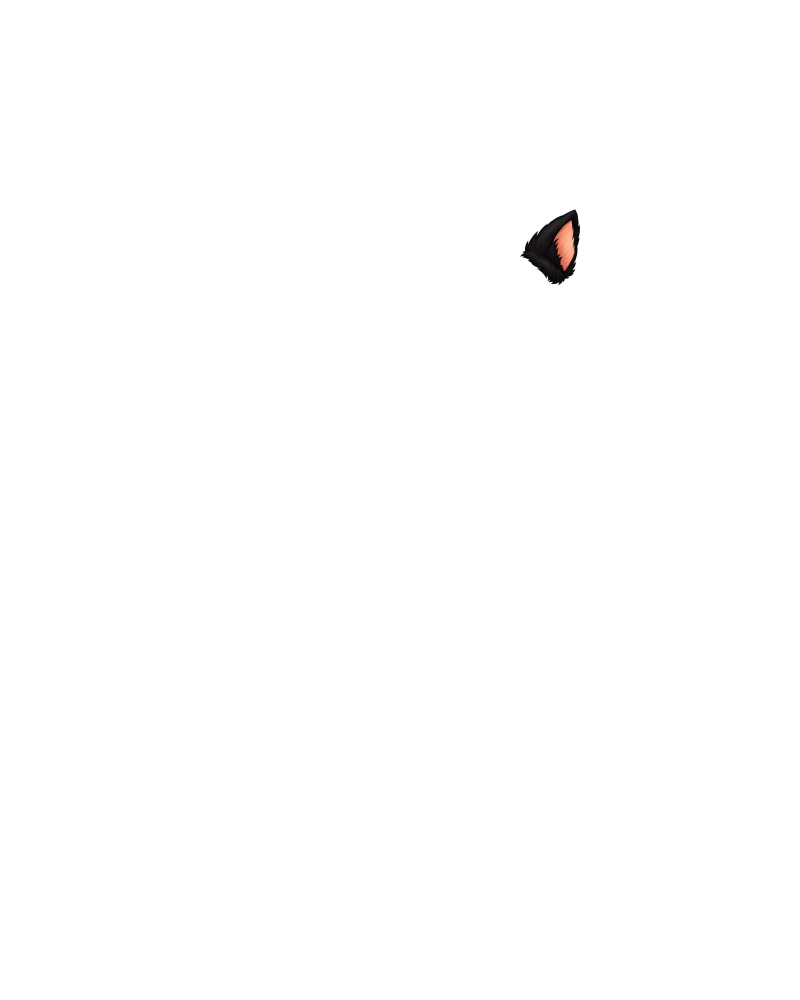
#> input picture slots/games/cyber-skunk/art/source/mascot-compact-v4/registered/far-ear.png, 1600 x 2000 px (shown at 1/2 size); its folder holds only this picture in this run
$ python build.py
#> lines starting #> are read from the running program, lines starting #| are printed output that depends on the picture
"""Build Cyber Skunk's optional controller texture and app icon.

The controller tile is mathematically periodic and intentionally low contrast.
The icon composites the approved registered v4.1 head pieces; it does not alter
or replace any production mascot layer.
"""
from pathlib import Path
import hashlib
import json
import math
import random

from PIL import Image, ImageDraw, ImageFilter, ImageStat


SRC = Path(__file__).resolve().parent
ART = SRC.parents[1]
OUT = ART / "ui"
MASCOT = ART / "source" / "mascot-compact-v4" / "registered"
OUT.mkdir(exist_ok=True)

SIZE = 512
GRAPHITE = (31, 42, 48)


def build_controller_texture() -> tuple[Image.Image, dict]:
    """Create a 512px periodic graphite/brass control-surface tile."""
    random.seed(31031)
    # Horizontal brush lines vary by y. Fourier components make the field
    # periodic at the outer edge, while a quiet x component avoids flat bands.
    y_phases = [(random.random() * math.tau, random.uniform(0.7, 2.2)) for _ in range(10)]
    px = Image.new("RGB", (SIZE, SIZE))
#> px: PIL image 512x512 RGB; every value is 0
    pix = px.load()
    for y in range(SIZE):
        line = sum(a * math.sin(math.tau * (i + 1) * y / SIZE + p)
                   for i, (p, a) in enumerate(y_phases)) / 4.0
        for x in range(SIZE):
            cross = 1.25 * math.sin(math.tau * x / SIZE + .35) + .65 * math.sin(math.tau * 5 * x / SIZE)
            v = max(-6, min(6, line + cross))
            pix[x, y] = tuple(max(0, min(255, int(c + v))) for c in GRAPHITE)

    # Draw one modular rivet field on a 3x3 canvas and retain the centre tile,
    # so rivets crossing an edge wrap with no clipping seam.
    rivets = Image.new("RGBA", (SIZE * 3, SIZE * 3), (0, 0, 0, 0))
#> rivets: PIL image 1536x1536 RGBA; every value is 0
    d = ImageDraw.Draw(rivets)
    for gy in range(-1, 4):
        for gx in range(-1, 4):
            cx = SIZE + 64 + gx * 128
            cy = SIZE + 64 + gy * 128
            d.ellipse((cx - 9, cy - 9, cx + 9, cy + 9), fill=(7, 11, 14, 90))
            d.ellipse((cx - 7, cy - 7, cx + 7, cy + 7), fill=(123, 83, 40, 92), outline=(191, 143, 78, 105), width=2)
            d.ellipse((cx - 3, cy - 4, cx + 2, cy + 1), fill=(239, 203, 132, 85))
    centre = rivets.crop((SIZE, SIZE, SIZE * 2, SIZE * 2)).filter(ImageFilter.GaussianBlur(.35))
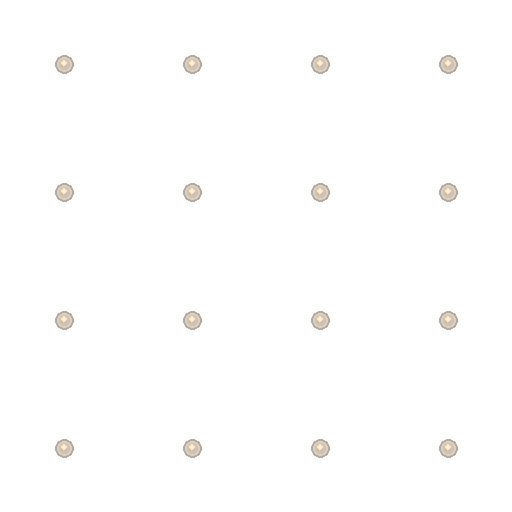
#> centre: PIL image 512x512 RGBA; mean R, G, B, A 1.9, 1.4, 0.8, 1.6; transparent parts drawn white
    out = Image.alpha_composite(px.convert("RGBA"), centre).convert("RGB")
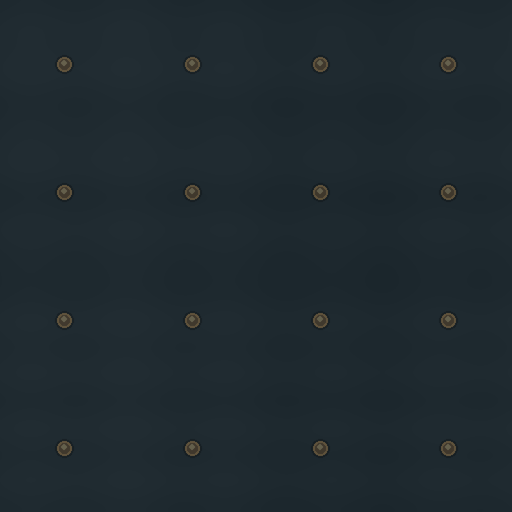
#> out: PIL image 512x512 RGB; mean R, G, B 31, 41.8, 47.5

    # Adjacent edge deltas are the relevant seamless-tile check. They remain
    # inside the normal brush variation, rather than forming a visible seam.
    stat = ImageStat.Stat(out)
    extrema = out.getextrema()
#> extrema = ((21, 102), (29, 97), (34, 77))
    edge_x = max(abs(out.getpixel((0, y))[c] - out.getpixel((SIZE - 1, y))[c])
                 for y in range(SIZE) for c in range(3))
#> edge_x = 1
    edge_y = max(abs(out.getpixel((x, 0))[c] - out.getpixel((x, SIZE - 1))[c])
                 for x in range(SIZE) for c in range(3))
#> edge_y = 1
    checks = {
        "rgb_opaque": out.mode == "RGB",
        "low_channel_ranges": [b - a for a, b in extrema],
        "max_wrap_delta_x": edge_x,
        "max_wrap_delta_y": edge_y,
        "mean_rgb": [round(v, 2) for v in stat.mean],
        "faint_brass_rivets": True,
    }
#> checks = {'rgb_opaque': True, 'low_channel_ranges': [81, 68, 43], 'max_wrap_delta_x': 1, 'max_wrap_delta_y': 1, 'mean_rgb': [31.02, 41.78, 47.52], 'faint_brass_rivets': True}
    # Rivet highlights are the extrema; the brushed field itself stays within
    # a twelve-level band. Keep the complete tile restrained enough for icons.
    assert max(checks["low_channel_ranges"]) <= 84, checks
    assert edge_x <= 4 and edge_y <= 4
    return out, checks


def build_icon() -> tuple[Image.Image, dict]:
    """Composite the approved four-piece v4.1 head into a compact app icon."""
    registered = Image.new("RGBA", (1600, 2000), (0, 0, 0, 0))
    pieces = ["far-ear", "head", "ear", "goggles"]
    for name in pieces:
        registered.alpha_composite(Image.open(MASCOT / f"{name}.png").convert("RGBA"))

    # Includes both ears, the full goggles and the chin while excluding empty
    # rig canvas. The slight lower crop improves the face at browser-tab size.
    portrait = registered.crop((625, 330, 1245, 1100))
    portrait.thumbnail((420, 438), Image.Resampling.LANCZOS)

    bg = Image.new("RGB", (SIZE, SIZE), "#101820")
    bp = bg.load()
    for y in range(SIZE):
        for x in range(SIZE):
            dist = math.hypot(x - 256, y - 246) / 360
            cyan = max(0, 1 - dist) * 10
            bp[x, y] = (16 + int(cyan * .25), 24 + int(cyan * .65), 32 + int(cyan))

    rings = Image.new("RGBA", (SIZE, SIZE), (0, 0, 0, 0))
    rd = ImageDraw.Draw(rings)
    rd.rounded_rectangle((18, 18, 494, 494), radius=104, fill=(15, 23, 29, 245),
                         outline=(104, 200, 195, 170), width=6)
    rd.rounded_rectangle((29, 29, 483, 483), radius=94, outline=(173, 120, 64, 180), width=5)
    rd.arc((50, 50, 462, 462), 205, 335, fill=(237, 168, 60, 170), width=7)
    icon = Image.alpha_composite(bg.convert("RGBA"), rings)

    # Place the eyes and goggles high enough to remain legible after a 32px
    # reduction. A soft shadow separates the black fur from graphite.
    x = (SIZE - portrait.width) // 2 + 8
    y = 50
    shadow = Image.new("RGBA", (SIZE, SIZE), (0, 0, 0, 0))
    shadow.alpha_composite(portrait, (x + 7, y + 10))
    shadow.putalpha(shadow.getchannel("A").filter(ImageFilter.GaussianBlur(13)).point(lambda a: int(a * .48)))
    icon = Image.alpha_composite(icon, shadow)
    icon.alpha_composite(portrait, (x, y))
    out = icon.convert("RGB")

    small = out.resize((32, 32), Image.Resampling.LANCZOS)
    checks = {
        "rgb_opaque": out.mode == "RGB",
        "registered_pieces": pieces,
        "source_canvas": [1600, 2000],
        "readability_review_size": [32, 32],
        "no_reel_symbol_or_runtime_copy": True,
    }
    return out, checks, small


texture, texture_checks = build_controller_texture()
#> texture_checks has the same summary as checks in build_controller_texture
icon, icon_checks, icon_small = build_icon()
#> in build_icon, `registered = Image.new("RGBA", (1600, 2000), (0, 0, 0, 0))`: registered: PIL image 1600x2000 RGBA; every value is 0
#> (the run stopped early here; a loop or call above may not have finished)
